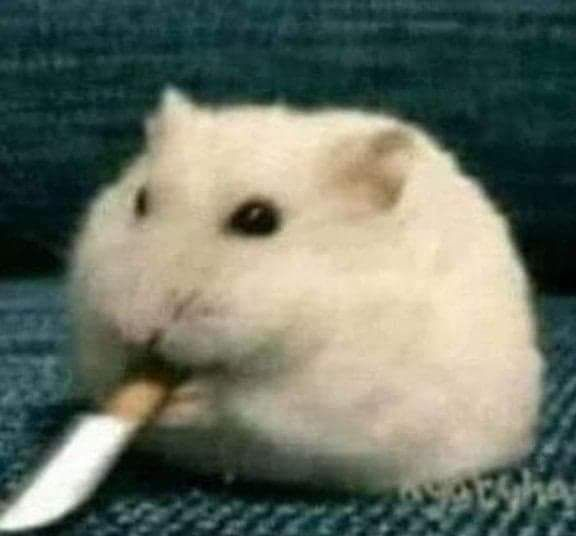
#> input picture Resources/input picture.jpg, 576 x 536 px
$ python TemplateMatchingAutomated.py
#> lines starting #> are read from the running program, lines starting #| are printed output that depends on the picture
import cv2 as cv
import numpy as np
from NonMaximaSupression import non_max_suppression

#read image
inputPic = cv.imread("Resources/input picture.jpg")
#> inputPic is the input picture: shape (536, 576, 3); mean B, G, R 101.3, 114.3, 106.8

#convert the image
input_gray = cv.cvtColor(inputPic, cv.COLOR_BGR2GRAY)
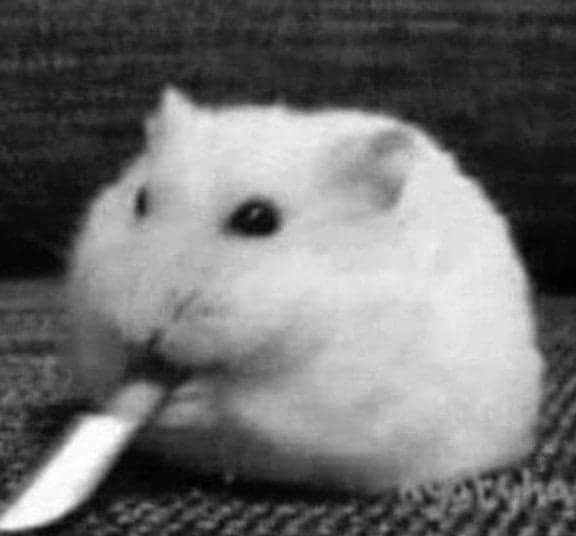
#> input_gray: shape (536, 576); min 0, max 255, mean 110.6

templateTest = cv.imread("Output/CroppedPicture.jpg", 0)

def TemplateMatching(image, processed, template, kernelsize):
    image = np.array(image, dtype=np.uint8)
    processed = np.array(processed, dtype=np.uint8)
    template = np.array(template, dtype=np.uint8)

    template_90 = cv.rotate(template, cv.ROTATE_90_CLOCKWISE)
    template_180 = cv.rotate(template_90, cv.ROTATE_90_CLOCKWISE)
    template_270 = cv.rotate(template_180, cv.ROTATE_90_CLOCKWISE)

    rotations = [template, template_90, template_180, template_270]

    rects = []
    for i in range(len(rotations)):
        temp = rotations[i]

        tH, tW = temp.shape[:2]

        res = cv.matchTemplate(processed, temp, cv.TM_CCOEFF_NORMED)
        threshold = 0.45
        (yCoords, xCoords) = np.where(res >= threshold)

        for (x, y) in zip(xCoords, yCoords):
            rects.append((x, y, x + tW, y + tH))

    pick = non_max_suppression(np.array(rects), 0.05)
    resultAmount = len(pick)
    print(resultAmount)

    # loop over the final bounding boxes
    for (startX, startY, endX, endY) in pick:
        # draw the bounding box on the image
        cv.rectangle(image, (startX + kernelsize, startY + kernelsize), (endX + kernelsize, endY + kernelsize),
                      (0, 0, 255), 3)
    # show the output image
    return image, resultAmount
